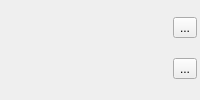
       <widget class="QWidget" name="tabHexView">
        <attribute name="title">
         <string>HexView</string>
        </attribute>
        <layout class="QHBoxLayout" name="horizontalLayout_18">
         <property name="spacing">
          <number>3</number>
         </property>
         <property name="leftMargin">
          <number>3</number>
         </property>
         <property name="topMargin">
          <number>0</number>
         </property>
         <property name="rightMargin">
          <number>3</number>
         </property>
         <property name="bottomMargin">
          <number>3</number>
         </property>
         <item>
          <widget class="NHexView" name="widget_3" native="true">
           <property name="sizePolicy">
            <sizepolicy hsizetype="Expanding" vsizetype="Preferred">
             <horstretch>0</horstretch>
             <verstretch>0</verstretch>
            </sizepolicy>
           </property>
          </widget>
         </item>
         <item>
          <layout class="QVBoxLayout" name="verticalLayout_17">
           <item>
            <widget class="QToolButton" name="toolButton_8">
             <property name="text">
              <string>...</string>
             </property>
            </widget>
           </item>
           <item>
            <widget class="QToolButton" name="toolButton_9">
             <property name="text">
              <string>...</string>
             </property>
            </widget>
           </item>
          </layout>
         </item>
        </layout>
       </widget>
